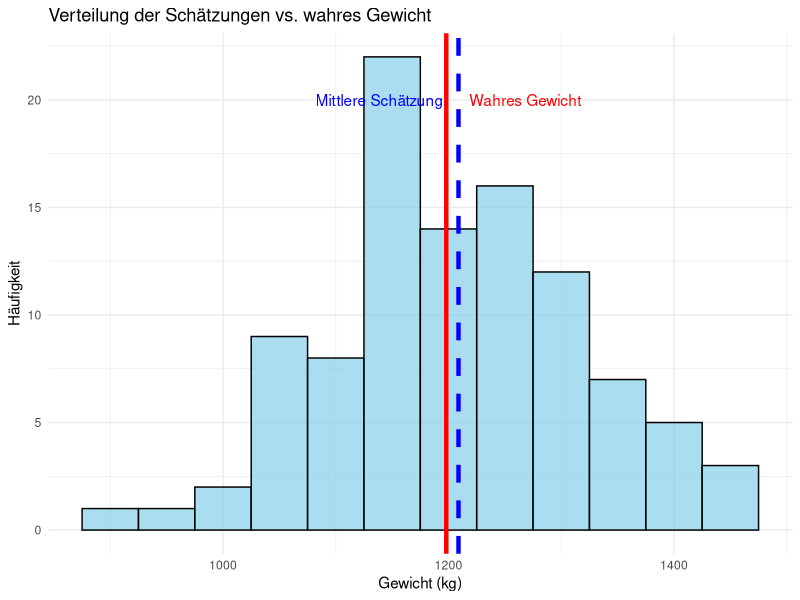

This figure's R source:
## ---- chunk 1
knitr::opts_chunk$set(echo = FALSE, warning = FALSE, message = FALSE)
library(ggplot2)
library(dplyr)
## ---- chunk 2
# Use knitr to include the image instead of direct LaTeX
knitr::include_graphics("https://upload.wikimedia.org/wikipedia/commons/thumb/e/ec/Francis_Galton_1850s.jpg/330px-Francis_Galton_1850s.jpg")
## ---- chunk 3
# Simulate data for illustration
set.seed(123)
true_weight <- 1198
guesses <- rnorm(100, mean = true_weight, sd = 120)
mean_guess <- mean(guesses)
## ---- chunk 4
df <- data.frame(guess = guesses)
ggplot(df, aes(x = guess)) +
  geom_histogram(binwidth = 50, fill = "skyblue", color = "black", alpha = 0.7) +
  geom_vline(xintercept = true_weight, color = "red", size = 1.5) +
  geom_vline(xintercept = mean_guess, color = "blue", size = 1.5, linetype = "dashed") +
  annotate("text", x = true_weight + 70, y = 20, label = "Wahres Gewicht", color = "red") +
  annotate("text", x = mean_guess - 70, y = 20, label = "Mittlere Schätzung", color = "blue") +
  labs(title = "Verteilung der Schätzungen vs. wahres Gewicht",
       x = "Gewicht (kg)",
       y = "Häufigkeit") +
  theme_minimal()
## ---- chunk 5
# Create a small table of sample guesses
set.seed(456)
sample_guesses <- sample(guesses, 10)
sample_df <- data.frame(
  Teilnehmer = 1:10,
  Schätzung = round(sample_guesses),
  Fehler = round(sample_guesses - true_weight)
)

# Display summary statistics instead of a table
cat("Zusammenfassung der Stichprobenschätzungen:\n")
cat("Mittlere Schätzung:", round(mean(sample_guesses)), "kg\n")
cat("Wahres Gewicht:", true_weight, "kg\n")
cat("Fehler des Mittelwerts:", round(mean(sample_guesses) - true_weight), "kg\n")
